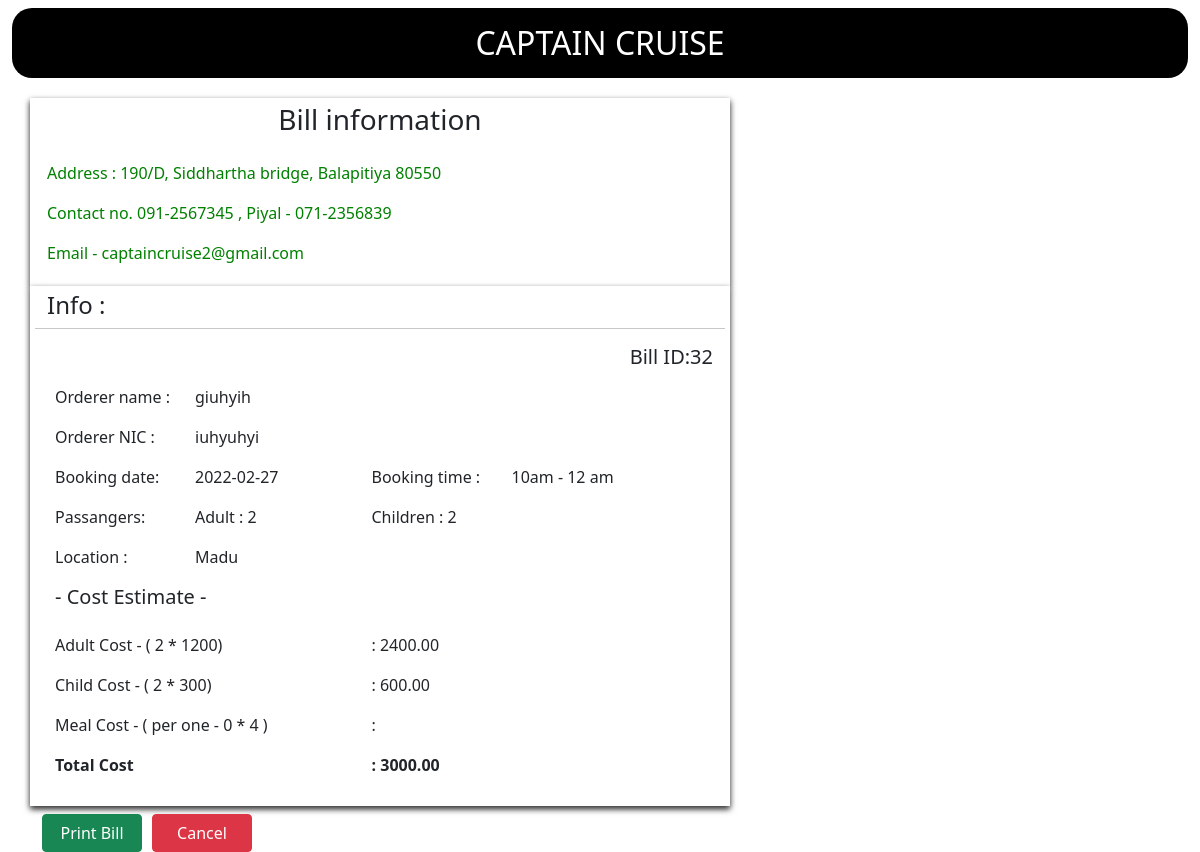
The app's page /Bill-details/Bill-details.php?id=32 with its own data.
### tables this page shows
CREATE TABLE `bills` (
  `bill_ID` int(40) NOT NULL,
  `Orderer_name` varchar(100) NOT NULL,
  `Orderer_ID` varchar(100) NOT NULL,
  `Booking_date` text NOT NULL,
  `Booking_time` varchar(50) NOT NULL,
  `Adult` int(50) NOT NULL,
  `Child` int(60) NOT NULL,
  `package` varchar(100) NOT NULL,
  `Location` varchar(60) NOT NULL,
  `Address` varchar(100) NOT NULL,
  `Contact_no` varchar(60) NOT NULL,
  `Email` varchar(60) NOT NULL,
  `Meals` varchar(60) NOT NULL,
  `Adult_cost` varchar(60) NOT NULL,
  `Child_cost` varchar(60) NOT NULL,
  `Meal_cost` varchar(60) NOT NULL,
  `Total_cost` varchar(60) NOT NULL,
  `Guide` varchar(100) NOT NULL,
  `Rider` varchar(100) NOT NULL,
  `Ontime` varchar(100) NOT NULL
);

### Bill-details/Bill-details.php (the view, shortened to what this page needs)
<!DOCTYPE html>
<html lang="en">
<head>
    <link href="https://cdn.jsdelivr.net/npm/bootstrap@5.1.0/dist/css/bootstrap.min.css" rel="stylesheet">
    <link rel="stylesheet" href="./Bill-section.css?v=<?php echo time(); ?>"/>
</head>
<body>
    <div class="container-fluid">
      <h2 class="p-3 mt-2 text-center" id="header">CAPTAIN CRUISE</h2>
         <div class="container">
            <div class="row" id="print-box-row">
                <div class="allclass" id="allclass">
                 <div class="row" id="print-box">
                        <h3 class="mb-4 text-center">Bill information</h3>
                        <p style="color: green;">Address : 190/D, Siddhartha bridge, Balapitiya 80550</p>
                        <p style="color: green;">Contact no. 091-2567345 , Piyal - 071-2356839</p>
                        <p style="color: green;">Email - captaincruise2@gmail.com</p>
                 </div>
                    <?php
                        $connection = mysqli_connect('localhost', 'root', '', 'captaincruise');
                if (isset($_GET['id'])){
                    $id = $_GET['id'];
                $sql = "SELECT * FROM bills where bill_ID='$id'";
                $result = mysqli_query($connection , $sql);
                while($line = mysqli_fetch_array($result)){
                echo "<div class=\"row\" id=\"print-box2\">";
                echo "<h4>Info :</h4>";
                echo "<hr>";
                echo "<h5 style=\"text-align: right;\">Bill ID:".$line['bill_ID']."</h5>";
                echo "<div class=\"table-responsive\">";
                    echo "<table class='table' id='info-table'>";
                    echo "<tr colspan=\"4\">";
                    echo "<td id=\"topic\">Orderer name :</td>";
                    echo "<td colspan=\"3\" >".$line['Orderer_name']."</td>";
                    echo "</tr>";
                    echo "<tr colspan=\"4\">";
                    echo "<td id=\"topic\">Orderer NIC :</td>";
                    echo "<td>".$line['Orderer_ID']."</td>";
                    echo "</tr>";
                    echo "<tr>";
                    echo "<td id=\"topic\">Booking date:</td>";
                    echo "<td>".$line['Booking_date']."</td>";
                    echo "<td id=\"topic\">Booking time :</td>";
                    echo "<td>".$line['Booking_time']."</td>";
                    echo "</tr>";
                    echo "<tr>";
                    echo "<td id=\"topic\">Passangers:</td>";
                    echo "<td>Adult : ".$line['Adult']."</td>";
                    echo "<td>Children : ".$line['Child']."</td>";
                    echo "</tr>";
                    echo "<tr colspan=\"4\">";
                    echo "<td id=\"topic\">Location :</td>";
                    echo "<td>".$line['Location']."</td>";
                    echo "</tr>";
                    echo "<tr>";
                    echo "<td colspan=\"2\"><h5>- Cost Estimate -</h5></td>";
                    echo "</tr>";
                    echo "<tr id=\"topic\">";
                    $adultcost = $line['Adult_cost'];
                    $adult = $line['Adult'];
                    $eachprice = $adultcost/$adult;
                    echo "<td colspan=\"2\">Adult Cost - ( ".$line['Adult']." * $eachprice)</td>";
                    echo "<td>: ".$line['Adult_cost']."</td>";
                    echo "</tr>";
                    echo "<tr id=\"topic\">";
                    $adultcost = $line['Child_cost'];
                    $child = $line['Child'];
                    $eachprice = $adultcost/$child;
                    echo "<td colspan=\"2\"> Child Cost - ( ".$line['Child']." * $eachprice)</td>";
                    echo "<td>: ".$line['Child_cost']."</td>";
                    echo "</tr>";
                    echo "<tr id=\"topic\">";
                $Adultnum = $line['Adult'];
                $childnum = $line['Child'];
                $allpassager= $Adultnum +  $childnum;
                $Totalmealcost = $line['Meal_cost'];
                $eachprice = $Totalmealcost/$allpassager;
                    echo "<td colspan=\"2\"> Meal Cost - ( per one - $eachprice * $allpassager  )</td>";
                    echo "<td>: ".$line['Meal_cost']."</td>";
                    echo "</tr>";
                    echo "<tr id=\"topic\">";
                    echo "<td colspan=\"2\" style=\"font-weight: bold;\">Total Cost</td>";
                    echo "<td style=\"font-weight: bold;\">: ".$line['Total_cost']."</td>";
                    echo "</tr>";
                    echo "</table>";
                echo"</div>";
                echo"</div>";
                echo"</div>";
                echo"<div class='row mt-2'>";
                echo "<input type=\"button\" onclick='myApp.printDiv()' id='printbtn' class=\"btn btn-success\" value=\"Print Bill\"> <a href=\"../Billing-section/billing.php\" class=\"btn btn-danger\" id='cancelbtn'>Cancel</a>";
                echo"</div>";
               }
            }
                    ?>
            </div>
         </div>
    </div>
</body>
</html>

### Bill-details/Bill-section.css (style rules this page uses)
#header { background-color: black; border-radius: 20px; color: white; }
#print-box-row { margin-top: 20px; background-color: white; -webkit-box-pack: center; -ms-flex-pack: center; justify-content: center; }
#print-box { background-color: white; width: 700px; padding: 5px; -webkit-box-shadow: rgba(0, 0, 0, 0.16) 0px 3px 6px, rgba(0, 0, 0, 0.8) 0px 3px 6px; box-shadow: rgba(0, 0, 0, 0.16) 0px 3px 6px, rgba(0, 0, 0, 0.8) 0px 3px 6px; }
#print-box2 { background-color: white; width: 700px; padding: 5px; -webkit-box-shadow: rgba(0, 0, 0, 0.16) 0px 3px 6px, rgba(0, 0, 0, 0.8) 0px 3px 6px; box-shadow: rgba(0, 0, 0, 0.16) 0px 3px 6px, rgba(0, 0, 0, 0.8) 0px 3px 6px; }
#info-table, tr, td { border: none; outline: none; }
#topic { width: 140px; }
#printbtn { width: 100px; }
#cancelbtn { width: 100px; margin-left: 10px; }

### records on screen
bills: bill_ID "32", Orderer_name "giuhyih", Orderer_ID "iuhyuhyi", Booking_date "2022-02-27", Booking_time "10am - 12 am", Adult "2", Child "2", Location "Madu", eachprice "1200", Adult_cost "2400.00", eachprice "300", Child_cost "600.00", eachprice "0", allpassager "4", Total_cost "3000.00"
